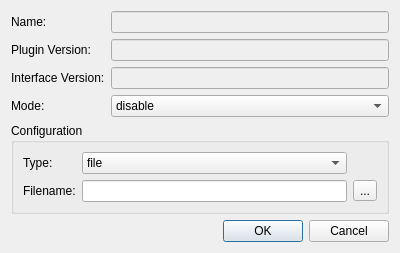
<?xml version="1.0" encoding="UTF-8"?>
<ui version="4.0">
 <class>PluginDialog</class>
 <widget class="QDialog" name="PluginDialog">
  <property name="geometry">
   <rect>
    <x>0</x>
    <y>0</y>
    <width>400</width>
    <height>234</height>
   </rect>
  </property>
  <property name="windowTitle">
   <string>Plugin Configuration</string>
  </property>
  <property name="windowIcon">
   <iconset resource="resource.qrc">
    <normaloff>:/icons/png/face-glasses.png</normaloff>:/icons/png/face-glasses.png</iconset>
  </property>
  <layout class="QGridLayout" name="gridLayout">
   <item row="5" column="0" colspan="2">
    <widget class="QDialogButtonBox" name="buttonBox">
     <property name="orientation">
      <enum>Qt::Horizontal</enum>
     </property>
     <property name="standardButtons">
      <set>QDialogButtonBox::Cancel|QDialogButtonBox::Ok</set>
     </property>
    </widget>
   </item>
   <item row="0" column="1">
    <widget class="QLineEdit" name="lineEditName">
     <property name="enabled">
      <bool>false</bool>
     </property>
    </widget>
   </item>
   <item row="0" column="0">
    <widget class="QLabel" name="label">
     <property name="text">
      <string>Name:</string>
     </property>
    </widget>
   </item>
   <item row="4" column="0" colspan="2">
    <widget class="QGroupBox" name="groupBox">
     <property name="title">
      <string>Configuration</string>
     </property>
     <layout class="QGridLayout" name="gridLayout_2">
      <item row="0" column="0">
       <widget class="QLabel" name="label_4">
        <property name="text">
         <string>Type:</string>
        </property>
       </widget>
      </item>
      <item row="0" column="1">
       <widget class="QComboBox" name="comboBoxType">
        <item>
         <property name="text">
          <string>file</string>
         </property>
        </item>
        <item>
         <property name="text">
          <string>directory</string>
         </property>
        </item>
       </widget>
      </item>
      <item row="1" column="0">
       <widget class="QLabel" name="label_2">
        <property name="text">
         <string>Filename:</string>
        </property>
       </widget>
      </item>
      <item row="1" column="1">
       <widget class="QLineEdit" name="lineEditFilename"/>
      </item>
      <item row="1" column="2">
       <widget class="QToolButton" name="toolButton">
        <property name="text">
         <string>...</string>
        </property>
       </widget>
      </item>
     </layout>
    </widget>
   </item>
   <item row="3" column="0">
    <widget class="QLabel" name="label_3">
     <property name="text">
      <string>Mode:</string>
     </property>
    </widget>
   </item>
   <item row="3" column="1">
    <widget class="QComboBox" name="comboBoxMode">
     <item>
      <property name="text">
       <string>disable</string>
      </property>
     </item>
     <item>
      <property name="text">
       <string>enable</string>
      </property>
     </item>
     <item>
      <property name="text">
       <string>enable and show</string>
      </property>
     </item>
    </widget>
   </item>
   <item row="1" column="0">
    <widget class="QLabel" name="label_5">
     <property name="text">
      <string>Plugin Version:</string>
     </property>
    </widget>
   </item>
   <item row="1" column="1">
    <widget class="QLineEdit" name="lineEditPluginVersion">
     <property name="enabled">
      <bool>false</bool>
     </property>
    </widget>
   </item>
   <item row="2" column="0">
    <widget class="QLabel" name="label_6">
     <property name="text">
      <string>Interface Version:</string>
     </property>
    </widget>
   </item>
   <item row="2" column="1">
    <widget class="QLineEdit" name="lineEditPluginInterfaceVersion">
     <property name="enabled">
      <bool>false</bool>
     </property>
    </widget>
   </item>
  </layout>
 </widget>
 <tabstops>
  <tabstop>lineEditName</tabstop>
  <tabstop>lineEditPluginVersion</tabstop>
  <tabstop>lineEditPluginInterfaceVersion</tabstop>
  <tabstop>comboBoxMode</tabstop>
  <tabstop>comboBoxType</tabstop>
  <tabstop>lineEditFilename</tabstop>
  <tabstop>toolButton</tabstop>
 </tabstops>
 <resources>
  <include location="resource.qrc"/>
 </resources>
 <connections>
  <connection>
   <sender>buttonBox</sender>
   <signal>accepted()</signal>
   <receiver>PluginDialog</receiver>
   <slot>accept()</slot>
   <hints>
    <hint type="sourcelabel">
     <x>248</x>
     <y>254</y>
    </hint>
    <hint type="destinationlabel">
     <x>157</x>
     <y>274</y>
    </hint>
   </hints>
  </connection>
  <connection>
   <sender>buttonBox</sender>
   <signal>rejected()</signal>
   <receiver>PluginDialog</receiver>
   <slot>reject()</slot>
   <hints>
    <hint type="sourcelabel">
     <x>316</x>
     <y>260</y>
    </hint>
    <hint type="destinationlabel">
     <x>286</x>
     <y>274</y>
    </hint>
   </hints>
  </connection>
 </connections>
</ui>
